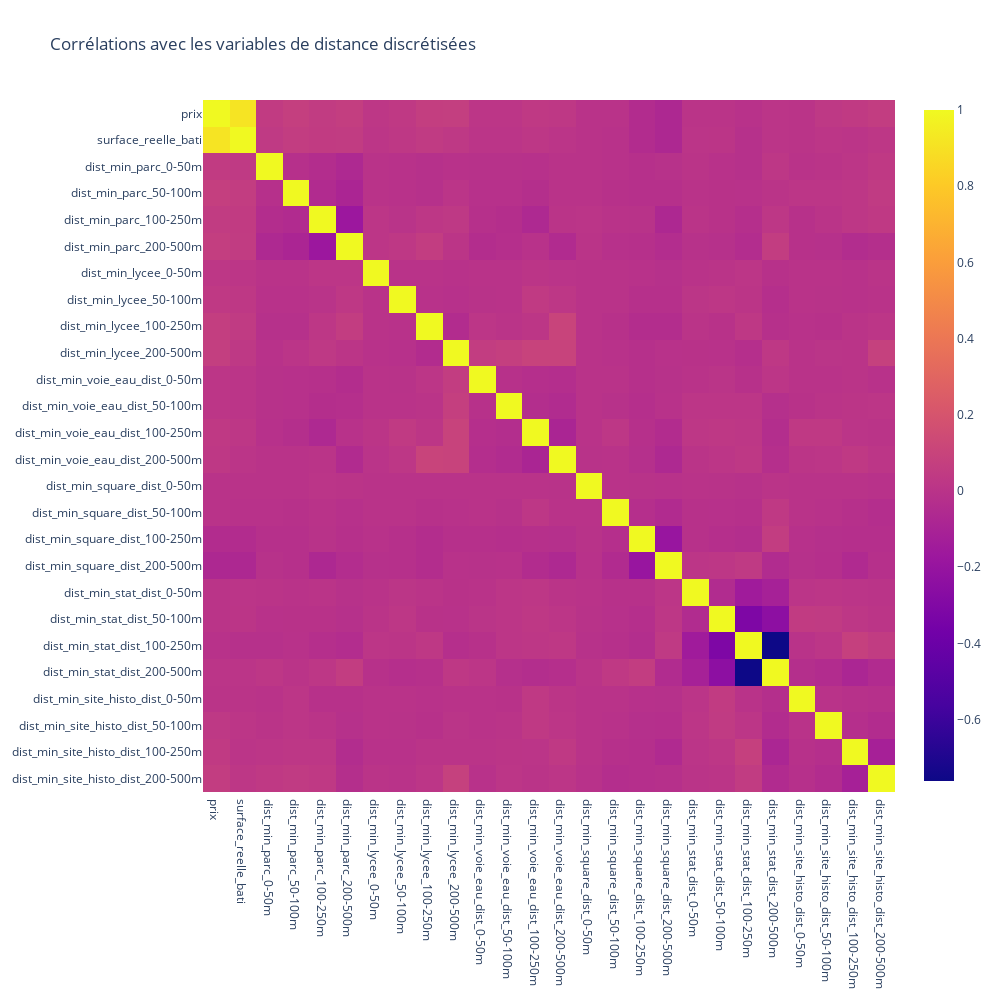

Write notebook code for a chart like this one.
### Markdown cell above
- On observe une corrélation positive très forte entre le prix et : la surface, le nombre de pièces ; et une corrélation positive assez bonne avec le nombre de dépendances. Par construction il y a une corrélation positive forte entre la surface réelle et la surface carrez.
- Egalement, il la distance aux lycées, ainsi qu'aux sites historiques, est corrélée avec la distance au centre de Paris, ce qui est conforme à la concentration de ces lieux dans les quartiers centraux.
- On n'observe pas de corrélation remarquable entre nos autres distances, donc pas de redondance a priori dans nos choix de lieux d'intérêt.
- En revanche, il y a une corrélation négative avec le prix, ce qui est paradoxal : regardons avec les variables discrétisées.

### Code cell
"""Observation des corrélations avec les variables de distance discrétisées"""

dvf_corr = dvf_enrichi_disc[var_base2+var_indic].copy()

fig = px.imshow(dvf_corr.corr(), title='Corrélations avec les variables de distance discrétisées',  width=1000, height=1000)
fig.show()

### Figure 1 — Plotly figure (JSON) as saved in the notebook; plotly's stock layout.template omitted (floating-point values rounded to 4 significant figures; data arrays with more than 128 entries replaced by an {"elided": "..."} marker saying what was removed)
{"data": [{"coloraxis": "coloraxis", "hovertemplate": "x: %{x}<br>y: %{y}<br>color: %{z}<extra></extra>", "name": "0", "type": "heatmap", "x": ["prix", "surface_reelle_bati", "dist_min_parc_0-50m", "dist_min_parc_50-100m", "dist_min_parc_100-250m", "dist_min_parc_200-500m", "dist_min_lycee_0-50m", "dist_min_lycee_50-100m", "dist_min_lycee_100-250m", "dist_min_lycee_200-500m", "dist_min_voie_eau_dist_0-50m", "dist_min_voie_eau_dist_50-100m", "dist_min_voie_eau_dist_100-250m", "dist_min_voie_eau_dist_200-500m", "dist_min_square_dist_0-50m", "dist_min_square_dist_50-100m", "dist_min_square_dist_100-250m", "dist_min_square_dist_200-500m", "dist_min_stat_dist_0-50m", "dist_min_stat_dist_50-100m", "dist_min_stat_dist_100-250m", "dist_min_stat_dist_200-500m", "dist_min_site_histo_dist_0-50m", "dist_min_site_histo_dist_50-100m", "dist_min_site_histo_dist_100-250m", "dist_min_site_histo_dist_200-500m"], "xaxis": "x", "y": ["prix", "surface_reelle_bati", "dist_min_parc_0-50m", "dist_min_parc_50-100m", "dist_min_parc_100-250m", "dist_min_parc_200-500m", "dist_min_lycee_0-50m", "dist_min_lycee_50-100m", "dist_min_lycee_100-250m", "dist_min_lycee_200-500m", "dist_min_voie_eau_dist_0-50m", "dist_min_voie_eau_dist_50-100m", "dist_min_voie_eau_dist_100-250m", "dist_min_voie_eau_dist_200-500m", "dist_min_square_dist_0-50m", "dist_min_square_dist_50-100m", "dist_min_square_dist_100-250m", "dist_min_square_dist_200-500m", "dist_min_stat_dist_0-50m", "dist_min_stat_dist_50-100m", "dist_min_stat_dist_100-250m", "dist_min_stat_dist_200-500m", "dist_min_site_histo_dist_0-50m", "dist_min_site_histo_dist_50-100m", "dist_min_site_histo_dist_100-250m", "dist_min_site_histo_dist_200-500m"], "yaxis": "y", "z": {"elided": "26x26 float values"}}], "layout": {"coloraxis": {"colorscale": [[0, "#0d0887"], [0.1111, "#46039f"], [0.2222, "#7201a8"], [0.3333, "#9c179e"], [0.4444, "#bd3786"], [0.5556, "#d8576b"], [0.6667, "#ed7953"], [0.7778, "#fb9f3a"], [0.8889, "#fdca26"], [1, "#f0f921"]]}, "height": 1000, "title": {"text": "Corrélations avec les variables de distance discrétisées"}, "width": 1000, "xaxis": {"anchor": "y", "constrain": "domain", "domain": [0, 1], "scaleanchor": "y"}, "yaxis": {"anchor": "x", "autorange": "reversed", "constrain": "domain", "domain": [0, 1]}}}
